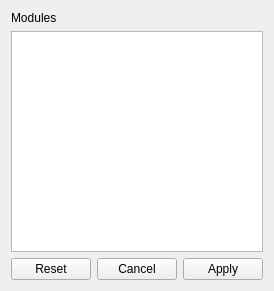
<?xml version="1.0" encoding="UTF-8"?>
<ui version="4.0">
 <class>ModulesLoadingDialog</class>
 <widget class="QWidget" name="ModulesLoadingDialog">
  <property name="geometry">
   <rect>
    <x>0</x>
    <y>0</y>
    <width>263</width>
    <height>291</height>
   </rect>
  </property>
  <property name="windowTitle">
   <string>Modules</string>
  </property>
  <layout class="QVBoxLayout" name="verticalLayout">
   <item>
    <widget class="QLabel" name="label">
     <property name="text">
      <string>Modules</string>
     </property>
    </widget>
   </item>
   <item>
    <widget class="QListView" name="modulesList"/>
   </item>
   <item>
    <widget class="QDialogButtonBox" name="buttons">
     <property name="standardButtons">
      <set>QDialogButtonBox::Apply|QDialogButtonBox::Cancel|QDialogButtonBox::Reset</set>
     </property>
     <property name="centerButtons">
      <bool>true</bool>
     </property>
    </widget>
   </item>
  </layout>
 </widget>
 <resources/>
 <connections/>
</ui>
